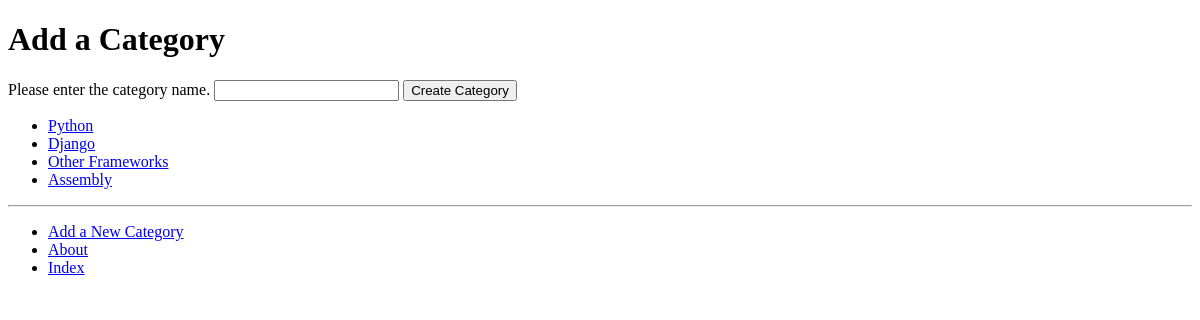
/rango/add_category/, run on an earlier commit of the app's database.
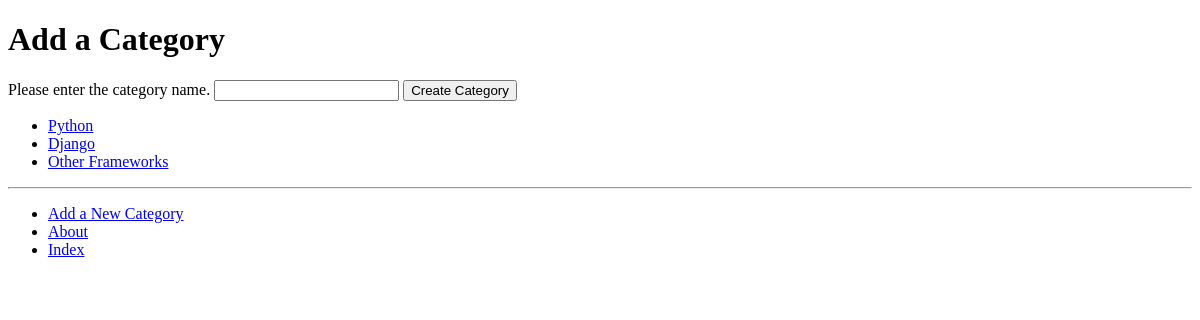
And on a later commit of the database.
### rango/models.py (models this page shows, shortened)
class Category(models.Model):
	NAME_MAX_LENGTH = 128
	name = models.CharField(max_length=NAME_MAX_LENGTH,
		unique=True)
	views = models.IntegerField(default=0)
	likes = models.IntegerField(default=0)
	slug = models.SlugField(unique=True)
	class Meta:
		verbose_name_plural = 'Categories'

### rango/views.py (the view, shortened to what this page needs)
# urls.py: path('add_category/', views.add_category,
def add_category(request):
	form = CategoryForm()
	return render(request, 'rango/add_category.html', {'form': form})

### rango/forms.py
class CategoryForm(forms.ModelForm):
	name = forms.CharField(max_length=Category.NAME_MAX_LENGTH,
		help_text="Please enter the category name.")
	views = forms.IntegerField(widget=forms.HiddenInput(), initial=0)
	likes = forms.IntegerField(widget=forms.HiddenInput(), initial=0)
	slug = forms.CharField(widget=forms.HiddenInput(), required=False)
	class Meta:
		model = Category
		fields = ('name',)

### rango/templatetags/rango_template_tags.py (called while the page is built)
@register.inclusion_tag('rango/categories.html')
def get_category_list():
	return {'categories': Category.objects.all()}

### templates/rango/add_category.html (shortened to what this page needs)
{% extends 'rango/base.html' %}
{% load staticfiles %}
{% block body_block %}
	<h1>Add a Category</h1>
	<div>
		<form id="category_form" method="POST" action="{% url 'rango:add_category' %}">
			{% for field in form.visible_fields %}
				{{ field.help_text }}
				{{ field }}
			{% endfor %}
			<input type="submit" name="submit" value="Create Category" />
		</form>
	</div>
{% endblock %}

### templates/rango/categories.html
<ul>
	{% if categories %}
		{% for category in categories %}
			<li><a href="{% url 'rango:show_category' category.slug %}">{{ category.name }}</a></li>
		{% endfor %}
	{% else %}
		<li><strong>There are no categories present.</strong></li>
	{% endif %}
</ul>

What changed in the data, as far as the page shows it:
removed Category: name "Assembly"
